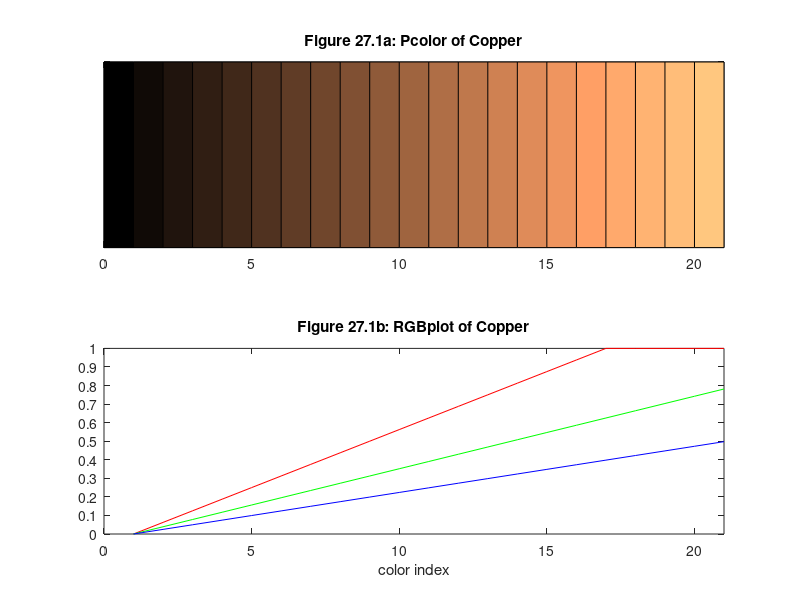
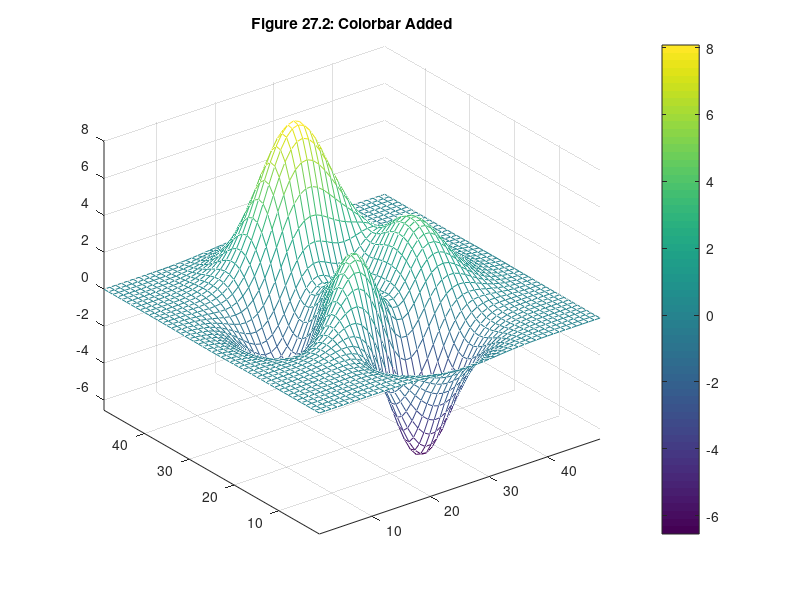

The MATLAB source for these figures, in order:
% MATLAB Script: CooperColormap.m

n = 21;
map = copper(n);
colormap(map)
subplot(2,1,1)
[xx,yy] = meshgrid(0:n,[0 1]);
c = [1:n+1;1:n+1];
pcolor(xx,yy,c)
set(gca,'Yticklabel','')
title('Figure 27.1a: Pcolor of Copper')
subplot(2,1,2)
rgbplot(map)
xlim([0,n])
title('Figure 27.1b: RGBplot of Copper')

% Colorbar Added 3D Plot
figure;
mesh(peaks)
axis tight
colorbar
title('Figure 27.2: Colorbar Added')
